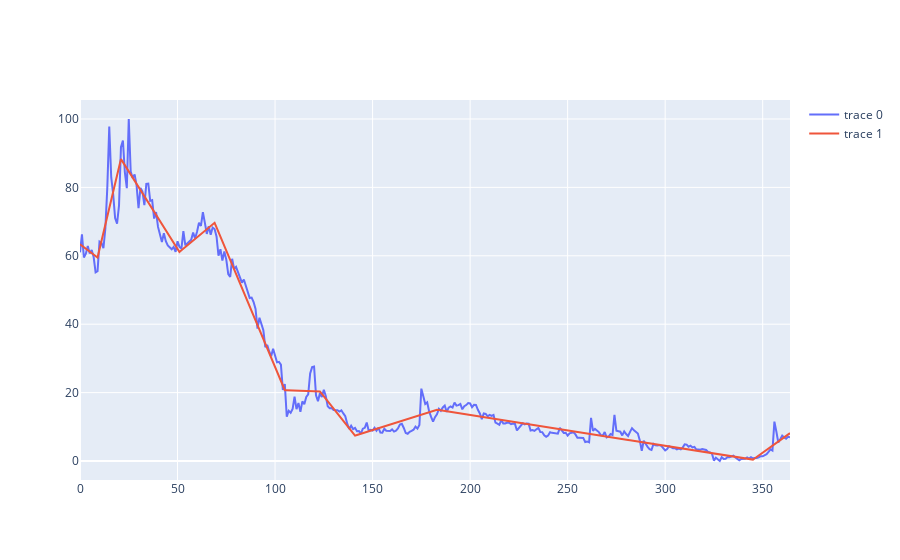

Notebook code cell kept with this figure:
### Code cell
# y_pred = model_price.predict(day_df['timestamp'].iloc[-365:]-day_df['timestamp'].iloc[365])
y_pred = model_price.predict(arr_x)
basis_node = get_node_mars(model_price)
last_node = int(basis_node[-1])
last_slope = (y_pred[-1] - y_pred[last_node])/(arr_x[-1] - arr_x[last_node])

fig = go.Figure()
# fig.add_trace(go.Scatter(x=day_df['timestamp'].iloc[-365:],y=scaled_price.flatten()))
# fig.add_trace(go.Scatter(x=day_df['timestamp'].iloc[-365:],y=y_pred,mode='lines'))

fig.add_trace(go.Scatter(x=np.arange(365),y=scaled_price.flatten()))
fig.add_trace(go.Scatter(x=np.arange(365),y=y_pred,mode='lines'))

fig.show()
print(last_slope)

### Figure 1 — Plotly figure (JSON) as saved in the notebook; plotly's stock layout.template omitted (floating-point values rounded to 4 significant figures; data arrays with more than 128 entries replaced by an {"elided": "..."} marker saying what was removed)
{"data": [{"type": "scatter", "x": {"elided": "365 int values"}, "y": {"elided": "365 float values"}}, {"mode": "lines", "type": "scatter", "x": {"elided": "365 int values"}, "y": {"elided": "365 float values"}}], "layout": {}}
